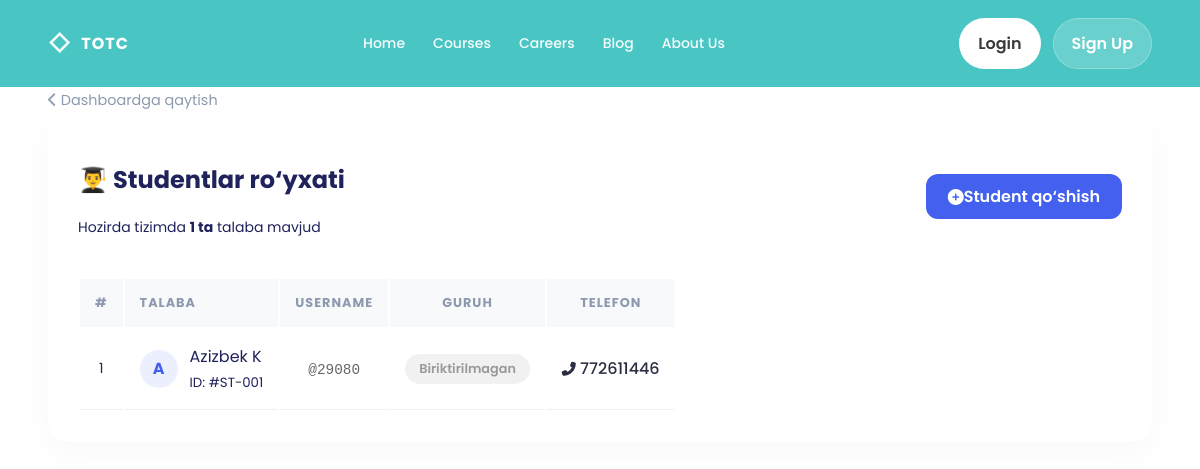
Page /students/ (signed in) on the earlier database version.
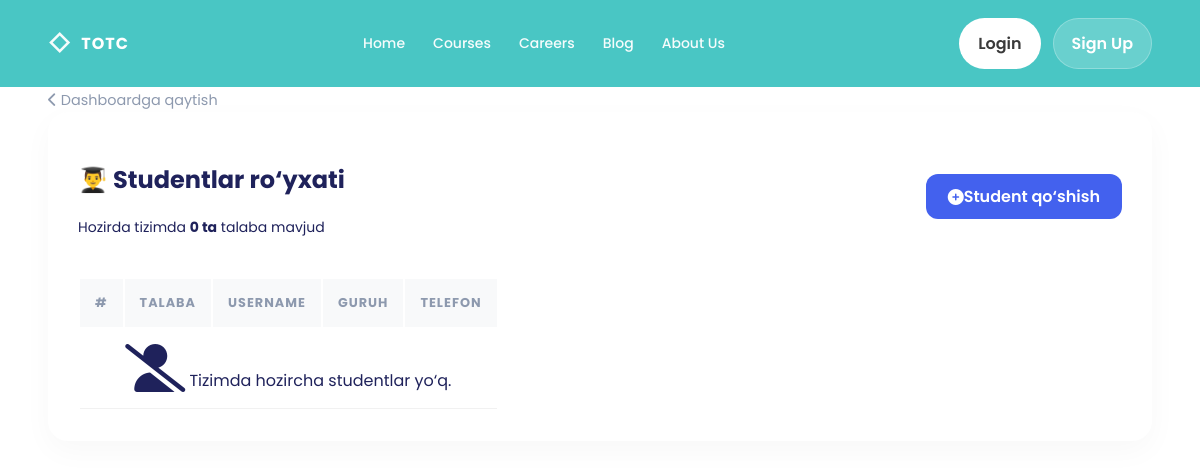
Same page on the later database version.
### students/models.py (models this page shows, shortened)
class Student(models.Model):
    user = models.OneToOneField(User, on_delete=models.CASCADE)
    phone = models.CharField(max_length=20)
    address = models.CharField(max_length=250)
    active = models.BooleanField(default=True)
    created_at = models.DateTimeField(auto_now_add=True)
    updated_at = models.DateTimeField(auto_now=True)
    class Meta:
        ordering = ('user__username',)
        verbose_name = 'Student'
        verbose_name_plural = 'Students'

### accounts/models.py (models this page shows, shortened)
class User(AbstractUser):
    ROLE = (
        ('admin', 'Admin'),
        ('teacher', 'Teacher'),
        ('student', 'Student'),
    )
    role = models.CharField(max_length=10, choices=ROLE)
    avatar = models.ImageField(upload_to='avatar/', default='')
    created_at = models.DateTimeField(auto_now_add=True)
    updated_at = models.DateTimeField(auto_now=True)
    class Meta:
        ordering = ['-id']
        verbose_name = 'User'
        verbose_name_plural = 'Users'

### students/views.py (the view)
# urls.py: path('', StudentListView.as_view(), name='list'),
class StudentListView(LoginRequiredMixin, View):
  def get( self, request ):
    students = Student.objects.all()
    return render(request, 'students/list.html', {
      'students': students
      }
                  )

### templates/students/list.html (shortened to what this page needs)
{% extends "base.html" %}
{% block content %}
    <link rel="stylesheet" href="https://cdnjs.cloudflare.com/ajax/libs/font-awesome/6.4.0/css/all.min.css">
    <div class="container py-4">
        <a href="/" class="back-nav d-inline-block mb-3">
            <i class="fas fa-chevron-left me-1"></i> Dashboardga qaytish
        </a>
        <div class="page-card">
            <div class="top-bar">
                <div>
                    <h2 class="fw-bold mb-1">👨‍🎓 Studentlar ro‘yxati</h2>
                    <p class="text-muted small mb-0">Hozirda tizimda <strong>{{ students|length }} ta</strong> talaba
                        mavjud</p>
                </div>
                <a href="/students/create/" class="add-student-btn">
                    <i class="fas fa-plus-circle me-2"></i> Student qo‘shish
                </a>
            </div>
            <div class="table-responsive">
                <table class="table student-table mb-0">
                    <thead>
                    <tr>
                        <th>#</th>
                        <th style="text-align: left;">Talaba</th>
                        <th>Username</th>
                        <th>Guruh</th>
                        <th>Telefon</th>
                    </tr>
                    </thead>
                    <tbody>
                    {% for student in students %}
                        <tr>
                            <td class="text-muted small">{{ forloop.counter }}</td>
                            <td>
                                <div class="student-info">
                                    <div class="avatar-placeholder">
                                        {{ student.user.first_name|slice:":1" }}
                                    </div>
                                    <div>
                                        <div class="fw-bold text-dark">{{ student.user.first_name }} {{ student.user.last_name }}</div>
                                        <small class="text-muted">ID: #ST-00{{ student.id }}</small>
                                    </div>
                                </div>
                            </td>
                            <td>
                                <span class="username-tag">@{{ student.user.username }}</span>
                            </td>
                            <td>
                                {% if student.group %}
                                    <span class="group-badge text-uppercase">
                                    <i class="fas fa-layer-group me-1 small"></i> {{ student.group.name }}
                                </span>
                                {% else %}
                                    <span class="group-badge no-group">Biriktirilmagan</span>
                                {% endif %}
                            </td>
                            <td>
                                {% if student.phone %}
                                    <a href="tel:{{ student.phone }}" class="phone-link">
                                        <i class="fas fa-phone-alt me-1 small text-muted"></i> {{ student.phone }}
                                    </a>
                                {% else %}
                                    <span class="text-muted small">—</span>
                                {% endif %}
                            </td>
                        </tr>
                    {% empty %}
                        <tr>
                            <td colspan="5" class="text-center py-5 text-muted">
                                <i class="fas fa-user-slash fa-3x mb-3 d-block"></i>
                                Tizimda hozircha studentlar yo‘q.
                            </td>
                        </tr>
                    {% endfor %}
                    </tbody>
                </table>
            </div>
        </div>
    </div>
{% endblock %}

### templates/base.html (shortened to what this page needs)
{% load static %}
<!doctype html>
<html lang="en">
<head>
  <link rel="stylesheet" href="{% static 'css/style.css' %}">
</head>
<body>
  <header class="nav">
    <div class="container nav__inner">
      <a class="brand" href="#">
        <span class="brand__mark">◇</span>
        <span class="brand__text">TOTC</span>
      </a>
      <nav class="nav__links">
        <a href="#">Home</a>
        <a href="#">Courses</a>
        <a href="#">Careers</a>
        <a href="#">Blog</a>
        <a href="#">About Us</a>
      </nav>
      <div class="nav__actions">
        <a class="btn btn--pill btn--white" href="#">Login</a>
        <a class="btn btn--pill btn--ghost" href="#">Sign Up</a>
      </div>
    </div>
  </header>
  {% block content %}{% endblock %}
</body>
</html>

### static/css/style.css (style rules this page uses)
:root { --teal:#49c6c4; --teal2:#2db6b4; --ink:#1f225b; --muted:#6b6f86; --soft:#f1f8ff; --orange:#ff9b20; --pink:#e74a7a; --navy:#24264b; --radius:18px; --shadow:0 18px 45px rgba(20, 32, 68, 0.10); }
* { box-sizing:border-box }
html,body { margin:0;padding:0 }
body { font-family:"Poppins",system-ui,-apple-system,Segoe UI,Roboto,Arial,sans-serif; color:var(--ink); background:#fff; }
a { color:inherit;text-decoration:none }
.container { width:min(1200px, 92%); margin-inline:auto }
.small { font-size:14px }
.nav { background:var(--teal); padding:18px 0; position:sticky; top:0; z-index:50; }
.nav__inner { display:flex; align-items:center; justify-content:space-between; gap:16px; }
.brand { display:flex; align-items:center; gap:10px; color:#fff; font-weight:700; }
.brand__mark { font-size:22px; opacity:.95 }
.brand__text { letter-spacing:.06em }
.nav__links { display:flex; gap:28px; color:#fff; opacity:.95 }
.nav__links a { font-weight:500; font-size:14px }
.nav__actions { display:flex; gap:12px }
.btn { display:inline-flex; align-items:center; justify-content:center; gap:10px; padding:12px 18px; border-radius:999px; border:1px solid transparent; font-weight:600; cursor:pointer; }
.btn--pill { border-radius:999px }
.btn--white { background:#fff;color:#3a3a3a }
.btn--ghost { background:rgba(255,255,255,.18); color:#fff; border-color:rgba(255,255,255,.25); }

### templates/students/list.html (style rules this page uses)
.page-card { background: #ffffff; border-radius: 20px; padding: 30px; box-shadow: 0 10px 30px rgba(0, 0, 0, 0.03); border: none; }
.top-bar { display: flex; justify-content: space-between; align-items: center; margin-bottom: 25px; }
.add-student-btn { background: #4361ee; color: #fff; border-radius: 12px; padding: 10px 22px; text-decoration: none; font-weight: 600; transition: all 0.3s; display: inline-flex; align-items: center; }
.student-table thead { background: #f8f9fa; }
.student-table thead th { border: none; color: #8d99ae; font-size: 0.8rem; text-transform: uppercase; letter-spacing: 1px; padding: 15px; text-align: center; }
.student-table tbody td { padding: 15px; vertical-align: middle; border-bottom: 1px solid #f1f1f1; text-align: center; }
.back-nav { color: #8d99ae; text-decoration: none; font-size: 0.9rem; transition: 0.2s; }

Differences in the rows shown:
removed Student: user.first_name "A", user.first_name "Azizbek", user.last_name "K", id "1", user.username "29080", phone "772611446"
Other differences:
{{ students|length }}: "1" → "0"
text now shown: "Tizimda hozircha studentlar yo‘q."
